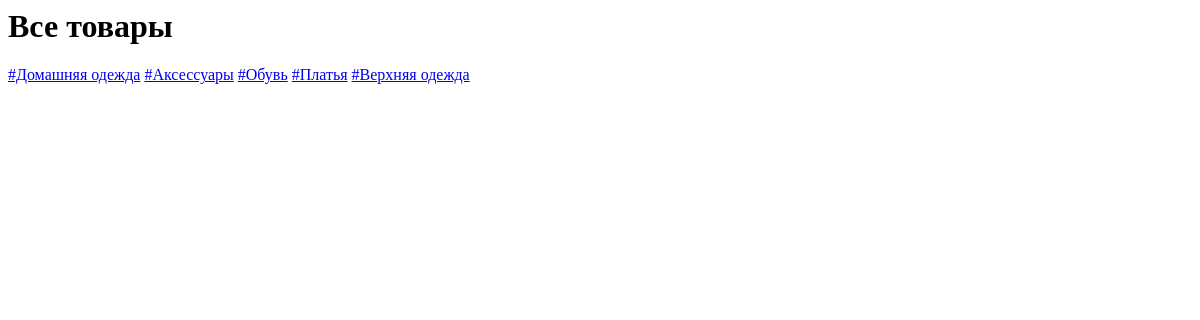
Before: /all_things/ with the older database file.
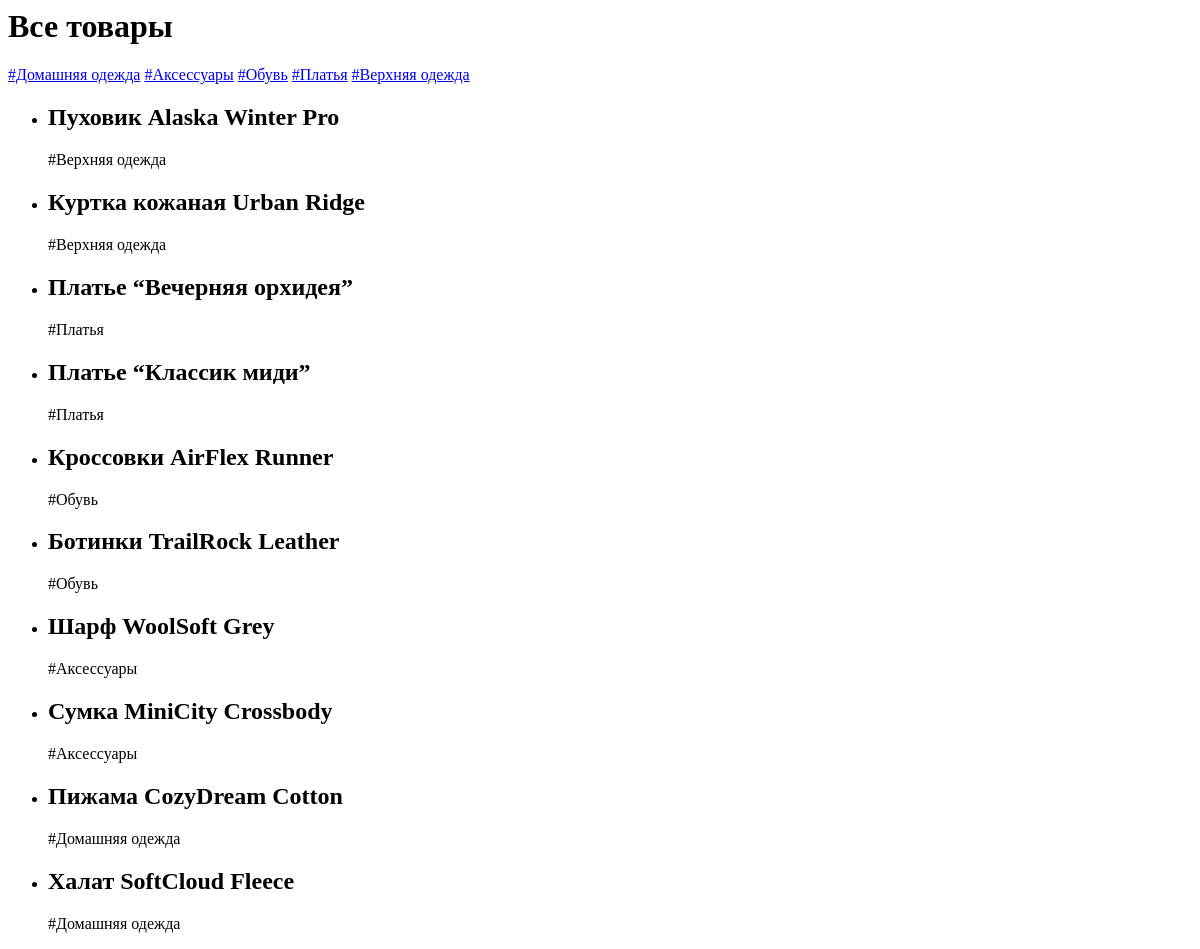
After: the same page with the newer database file.
### Waikiki/models.py (models this page shows, shortened)
class Products(models.Model):
    title = models.CharField(max_length=100)
    description = models.TextField(default='Описание товара')
    tags = models.ManyToManyField(Caterory_Clothes)
    created_at = models.DateField(auto_now_add=True)

class Caterory_Clothes(models.Model):
    name = models.CharField(max_length=100)

### Waikiki/views.py (the view)
# urls.py: path('all_things/', views.AllThingsView.as_view(), name='all_things'),
class AllThingsView(generic.ListView):
    model = models.Products
    template_name = 'waikiki/all_things.html'
    context_object_name = 'things'

### templates/waikiki/all_things.html
<h1>Все товары</h1>
<a href="{%  url 'home_things' %}">#Домашняя одежда</a>
<a href="{%  url 'accessories' %}">#Аксессуары</a>
<a href="{%  url 'shoes' %}">#Обувь</a>
<a href="{%  url 'dress' %}">#Платья</a>
<a href="{%  url 'outerwear' %}">#Верхняя одежда</a>
    <ul>
        {% for i in things %}
        <li>
            <h2>{{ i.title }}</h2>
            <p>
                {% for tag in i.tags.all %}
                {{ tag.name }} {% if not forloop.last %}, {% endif %}
                {% empty %}
                Тегов нет:
                {% endfor %}
            </p>
        </li>
        {% endfor %}
    </ul>

Changed rows visible on the page:
added Products: title "Пуховик Alaska Winter Pro"
added Caterory_Clothes: name "#Верхняя одежда"
added Products: title "Куртка кожаная Urban Ridge"
added Products: title "Платье “Вечерняя орхидея”"
added Caterory_Clothes: name "#Платья"
added Products: title "Платье “Классик миди”"
added Products: title "Кроссовки AirFlex Runner"
added Caterory_Clothes: name "#Обувь"
added Products: title "Ботинки TrailRock Leather"
added Products: title "Шарф WoolSoft Grey"
added Caterory_Clothes: name "#Аксессуары"
added Products: title "Сумка MiniCity Crossbody"
added Products: title "Пижама CozyDream Cotton"
added Caterory_Clothes: name "#Домашняя одежда"
added Products: title "Халат SoftCloud Fleece"
